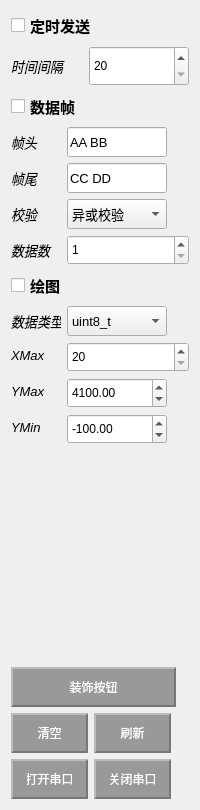
     <widget class="QWidget" name="tab_2">
      <attribute name="title">
       <string>进阶设置</string>
      </attribute>
      <layout class="QGridLayout" name="gridLayout">
       <item row="0" column="0">
        <layout class="QVBoxLayout" name="verticalLayout_3">
         <item>
          <widget class="QCheckBox" name="TimeSendMode">
           <property name="font">
            <font>
             <pointsize>11</pointsize>
             <bold>true</bold>
            </font>
           </property>
           <property name="text">
            <string>定时发送</string>
           </property>
          </widget>
         </item>
         <item>
          <layout class="QHBoxLayout" name="horizontalLayout_4">
           <item>
            <widget class="QLabel" name="label_9">
             <property name="font">
              <font>
               <pointsize>10</pointsize>
               <italic>true</italic>
              </font>
             </property>
             <property name="text">
              <string>时间间隔</string>
             </property>
            </widget>
           </item>
           <item>
            <widget class="QSpinBox" name="IntervalTimeCount">
             <property name="minimumSize">
              <size>
               <width>100</width>
               <height>40</height>
              </size>
             </property>
             <property name="maximumSize">
              <size>
               <width>16777215</width>
               <height>40</height>
              </size>
             </property>
             <property name="minimum">
              <number>20</number>
             </property>
             <property name="maximum">
              <number>999999999</number>
             </property>
            </widget>
           </item>
          </layout>
         </item>
        </layout>
       </item>
       <item row="1" column="0">
        <layout class="QVBoxLayout" name="verticalLayout_4">
         <item>
          <widget class="QCheckBox" name="DataFrameMode">
           <property name="font">
            <font>
             <pointsize>11</pointsize>
             <bold>true</bold>
            </font>
           </property>
           <property name="text">
            <string>数据帧</string>
           </property>
          </widget>
         </item>
         <item>
          <layout class="QFormLayout" name="formLayout_4">
           <item row="0" column="0">
            <widget class="QLabel" name="label_10">
             <property name="minimumSize">
              <size>
               <width>50</width>
               <height>30</height>
              </size>
             </property>
             <property name="maximumSize">
              <size>
               <width>50</width>
               <height>30</height>
              </size>
             </property>
             <property name="font">
              <font>
               <pointsize>10</pointsize>
               <italic>true</italic>
               <bold>false</bold>
              </font>
             </property>
             <property name="text">
              <string>帧头</string>
             </property>
            </widget>
           </item>
           <item row="0" column="1">
            <widget class="QLineEdit" name="dataHeadEdit">
             <property name="minimumSize">
              <size>
               <width>100</width>
               <height>30</height>
              </size>
             </property>
             <property name="maximumSize">
              <size>
               <width>100</width>
               <height>30</height>
              </size>
             </property>
             <property name="font">
              <font>
               <pointsize>10</pointsize>
               <bold>false</bold>
              </font>
             </property>
             <property name="text">
              <string>AA BB</string>
             </property>
            </widget>
           </item>
           <item row="1" column="0">
            <widget class="QLabel" name="label_11">
             <property name="minimumSize">
              <size>
               <width>50</width>
               <height>30</height>
              </size>
             </property>
             <property name="maximumSize">
              <size>
               <width>50</width>
               <height>30</height>
              </size>
             </property>
             <property name="font">
              <font>
               <pointsize>10</pointsize>
               <italic>true</italic>
               <bold>false</bold>
              </font>
             </property>
             <property name="text">
              <string>帧尾</string>
             </property>
            </widget>
           </item>
           <item row="1" column="1">
            <widget class="QLineEdit" name="dataTailEdit">
             <property name="minimumSize">
              <size>
               <width>100</width>
               <height>30</height>
              </size>
             </property>
             <property name="maximumSize">
              <size>
               <width>100</width>
               <height>30</height>
              </size>
             </property>
             <property name="font">
              <font>
               <pointsize>10</pointsize>
               <bold>false</bold>
              </font>
             </property>
             <property name="text">
              <string>CC DD</string>
             </property>
            </widget>
           </item>
           <item row="2" column="0">
            <widget class="QLabel" name="label_12">
             <property name="minimumSize">
              <size>
               <width>50</width>
               <height>30</height>
              </size>
             </property>
             <property name="maximumSize">
              <size>
               <width>50</width>
               <height>30</height>
              </size>
             </property>
             <property name="font">
              <font>
               <pointsize>10</pointsize>
               <italic>true</italic>
               <bold>false</bold>
              </font>
             </property>
             <property name="text">
              <string>校验</string>
             </property>
            </widget>
           </item>
           <item row="2" column="1">
            <widget class="QComboBox" name="dataCheckCb">
             <property name="minimumSize">
              <size>
               <width>100</width>
               <height>30</height>
              </size>
             </property>
             <property name="maximumSize">
              <size>
               <width>100</width>
               <height>30</height>
              </size>
             </property>
             <property name="font">
              <font>
               <pointsize>10</pointsize>
               <bold>false</bold>
              </font>
             </property>
             <item>
              <property name="text">
               <string>异或校验</string>
              </property>
             </item>
             <item>
              <property name="text">
               <string>和校验</string>
              </property>
             </item>
            </widget>
           </item>
           <item row="3" column="0">
            <widget class="QLabel" name="label_13">
             <property name="font">
              <font>
               <pointsize>10</pointsize>
               <italic>true</italic>
              </font>
             </property>
             <property name="text">
              <string>数据数</string>
             </property>
            </widget>
           </item>
           <item row="3" column="1">
            <widget class="QSpinBox" name="dataCount">
             <property name="minimumSize">
              <size>
               <width>100</width>
               <height>30</height>
              </size>
             </property>
             <property name="maximumSize">
              <size>
               <width>16777215</width>
               <height>30</height>
              </size>
             </property>
             <property name="minimum">
              <number>1</number>
             </property>
             <property name="maximum">
              <number>100</number>
             </property>
            </widget>
           </item>
          </layout>
         </item>
        </layout>
       </item>
       <item row="2" column="0">
        <layout class="QVBoxLayout" name="verticalLayout_5">
         <item>
          <widget class="QCheckBox" name="ChartMode">
           <property name="font">
            <font>
             <pointsize>11</pointsize>
             <bold>true</bold>
            </font>
           </property>
           <property name="text">
            <string>绘图</string>
           </property>
          </widget>
         </item>
         <item>
          <layout class="QFormLayout" name="formLayout_5">
           <item row="0" column="0">
            <widget class="QLabel" name="label_14">
             <property name="minimumSize">
              <size>
               <width>50</width>
               <height>30</height>
              </size>
             </property>
             <property name="maximumSize">
              <size>
               <width>50</width>
               <height>30</height>
              </size>
             </property>
             <property name="font">
              <font>
               <pointsize>10</pointsize>
               <italic>true</italic>
               <bold>false</bold>
              </font>
             </property>
             <property name="text">
              <string>数据类型</string>
             </property>
            </widget>
           </item>
           <item row="0" column="1">
            <widget class="QComboBox" name="dataTypeCb">
             <property name="minimumSize">
              <size>
               <width>100</width>
               <height>30</height>
              </size>
             </property>
             <property name="maximumSize">
              <size>
               <width>100</width>
               <height>30</height>
              </size>
             </property>
             <property name="font">
              <font>
               <pointsize>10</pointsize>
               <bold>false</bold>
              </font>
             </property>
             <item>
              <property name="text">
               <string>uint8_t</string>
              </property>
             </item>
             <item>
              <property name="text">
               <string>uint16_t</string>
              </property>
             </item>
             <item>
              <property name="text">
               <string>uint_32_t</string>
              </property>
             </item>
             <item>
              <property name="text">
               <string>int</string>
              </property>
             </item>
             <item>
              <property name="text">
               <string>float</string>
              </property>
             </item>
             <item>
              <property name="text">
               <string>double</string>
              </property>
             </item>
            </widget>
           </item>
           <item row="1" column="0">
            <widget class="QLabel" name="label_15">
             <property name="font">
              <font>
               <pointsize>10</pointsize>
               <italic>true</italic>
              </font>
             </property>
             <property name="text">
              <string>XMax</string>
             </property>
            </widget>
           </item>
           <item row="1" column="1">
            <widget class="QSpinBox" name="XmaxCount">
             <property name="minimumSize">
              <size>
               <width>100</width>
               <height>30</height>
              </size>
             </property>
             <property name="maximumSize">
              <size>
               <width>16777215</width>
               <height>30</height>
              </size>
             </property>
             <property name="minimum">
              <number>20</number>
             </property>
             <property name="maximum">
              <number>999999999</number>
             </property>
            </widget>
           </item>
           <item row="2" column="0">
            <widget class="QLabel" name="label_16">
             <property name="font">
              <font>
               <pointsize>10</pointsize>
               <italic>true</italic>
              </font>
             </property>
             <property name="text">
              <string>YMax</string>
             </property>
            </widget>
           </item>
           <item row="2" column="1">
            <widget class="QDoubleSpinBox" name="YmaxCount">
             <property name="minimumSize">
              <size>
               <width>100</width>
               <height>30</height>
              </size>
             </property>
             <property name="maximumSize">
              <size>
               <width>100</width>
               <height>30</height>
              </size>
             </property>
             <property name="minimum">
              <double>-1000000000000.000000000000000</double>
             </property>
             <property name="maximum">
              <double>1000000000000.000000000000000</double>
             </property>
             <property name="value">
              <double>4100.000000000000000</double>
             </property>
            </widget>
           </item>
           <item row="3" column="0">
            <widget class="QLabel" name="label_17">
             <property name="font">
              <font>
               <pointsize>10</pointsize>
               <italic>true</italic>
              </font>
             </property>
             <property name="text">
              <string>YMin</string>
             </property>
            </widget>
           </item>
           <item row="3" column="1">
            <widget class="QDoubleSpinBox" name="YminCount">
             <property name="minimumSize">
              <size>
               <width>100</width>
               <height>30</height>
              </size>
             </property>
             <property name="maximumSize">
              <size>
               <width>100</width>
               <height>30</height>
              </size>
             </property>
             <property name="minimum">
              <double>-1000000000000.000000000000000</double>
             </property>
             <property name="maximum">
              <double>1000000000000.000000000000000</double>
             </property>
             <property name="value">
              <double>-100.000000000000000</double>
             </property>
            </widget>
           </item>
          </layout>
         </item>
        </layout>
       </item>
       <item row="3" column="0">
        <spacer name="verticalSpacer_2">
         <property name="orientation">
          <enum>Qt::Orientation::Vertical</enum>
         </property>
         <property name="sizeHint" stdset="0">
          <size>
           <width>20</width>
           <height>217</height>
          </size>
         </property>
        </spacer>
       </item>
       <item row="4" column="0">
        <layout class="QFormLayout" name="formLayout_3">
         <item row="0" column="0" colspan="2">
          <widget class="QPushButton" name="updateSetBt_1">
           <property name="minimumSize">
            <size>
             <width>160</width>
             <height>40</height>
            </size>
           </property>
           <property name="maximumSize">
            <size>
             <width>165</width>
             <height>40</height>
            </size>
           </property>
           <property name="font">
            <font>
             <pointsize>9</pointsize>
            </font>
           </property>
           <property name="styleSheet">
            <string notr="true">QPushButton {
    background-color: #999999;
    color: white;
    border: none;
    padding: 6px 14px;

    border-top: 2px solid #bbbbbb;
    border-left: 2px solid #bbbbbb;
    border-right: 2px solid #777777;
    border-bottom: 2px solid #777777;
}

QPushButton:hover {
    background-color: #aaaaaa;
}

QPushButton:pressed {
    background-color: #888888;
    border-top: 2px solid #777777;
    border-left: 2px solid #777777;
    border-right: 2px solid #bbbbbb;
    border-bottom: 2px solid #bbbbbb;
}</string>
           </property>
           <property name="text">
            <string>装饰按钮</string>
           </property>
          </widget>
         </item>
         <item row="1" column="0">
          <widget class="QPushButton" name="clearAllBt_1">
           <property name="minimumSize">
            <size>
             <width>77</width>
             <height>40</height>
            </size>
           </property>
           <property name="maximumSize">
            <size>
             <width>77</width>
             <height>40</height>
            </size>
           </property>
           <property name="font">
            <font>
             <pointsize>9</pointsize>
            </font>
           </property>
           <property name="styleSheet">
            <string notr="true">QPushButton {
    background-color: #999999;
    color: white;
    border: none;
    padding: 6px 14px;

    border-top: 2px solid #bbbbbb;
    border-left: 2px solid #bbbbbb;
    border-right: 2px solid #777777;
    border-bottom: 2px solid #777777;
}

QPushButton:hover {
    background-color: #aaaaaa;
}

QPushButton:pressed {
    background-color: #888888;
    border-top: 2px solid #777777;
    border-left: 2px solid #777777;
    border-right: 2px solid #bbbbbb;
    border-bottom: 2px solid #bbbbbb;
}</string>
           </property>
           <property name="text">
            <string>清空</string>
           </property>
          </widget>
         </item>
         <item row="1" column="1">
          <widget class="QPushButton" name="refreshBt_1">
           <property name="minimumSize">
            <size>
             <width>77</width>
             <height>40</height>
            </size>
           </property>
           <property name="maximumSize">
            <size>
             <width>77</width>
             <height>40</height>
            </size>
           </property>
           <property name="font">
            <font>
             <pointsize>9</pointsize>
            </font>
           </property>
           <property name="styleSheet">
            <string notr="true">QPushButton {
    background-color: #999999;
    color: white;
    border: none;
    padding: 6px 14px;

    border-top: 2px solid #bbbbbb;
    border-left: 2px solid #bbbbbb;
    border-right: 2px solid #777777;
    border-bottom: 2px solid #777777;
}

QPushButton:hover {
    background-color: #aaaaaa;
}

QPushButton:pressed {
    background-color: #888888;
    border-top: 2px solid #777777;
    border-left: 2px solid #777777;
    border-right: 2px solid #bbbbbb;
    border-bottom: 2px solid #bbbbbb;
}</string>
           </property>
           <property name="text">
            <string>刷新</string>
           </property>
          </widget>
         </item>
         <item row="2" column="0">
          <widget class="QPushButton" name="openBt_1">
           <property name="minimumSize">
            <size>
             <width>77</width>
             <height>40</height>
            </size>
           </property>
           <property name="maximumSize">
            <size>
             <width>77</width>
             <height>40</height>
            </size>
           </property>
           <property name="font">
            <font>
             <pointsize>9</pointsize>
            </font>
           </property>
           <property name="styleSheet">
            <string notr="true">QPushButton {
    background-color: #999999;
    color: white;
    border: none;
    padding: 6px 14px;

    border-top: 2px solid #bbbbbb;
    border-left: 2px solid #bbbbbb;
    border-right: 2px solid #777777;
    border-bottom: 2px solid #777777;
}

QPushButton:hover {
    background-color: #aaaaaa;
}

QPushButton:pressed {
    background-color: #888888;
    border-top: 2px solid #777777;
    border-left: 2px solid #777777;
    border-right: 2px solid #bbbbbb;
    border-bottom: 2px solid #bbbbbb;
}</string>
           </property>
           <property name="text">
            <string>打开串口</string>
           </property>
          </widget>
         </item>
         <item row="2" column="1">
          <widget class="QPushButton" name="closeBt_1">
           <property name="minimumSize">
            <size>
             <width>77</width>
             <height>40</height>
            </size>
           </property>
           <property name="maximumSize">
            <size>
             <width>77</width>
             <height>40</height>
            </size>
           </property>
           <property name="font">
            <font>
             <pointsize>9</pointsize>
            </font>
           </property>
           <property name="styleSheet">
            <string notr="true">QPushButton {
    background-color: #999999;
    color: white;
    border: none;
    padding: 6px 14px;

    border-top: 2px solid #bbbbbb;
    border-left: 2px solid #bbbbbb;
    border-right: 2px solid #777777;
    border-bottom: 2px solid #777777;
}

QPushButton:hover {
    background-color: #aaaaaa;
}

QPushButton:pressed {
    background-color: #888888;
    border-top: 2px solid #777777;
    border-left: 2px solid #777777;
    border-right: 2px solid #bbbbbb;
    border-bottom: 2px solid #bbbbbb;
}</string>
           </property>
           <property name="text">
            <string>关闭串口</string>
           </property>
          </widget>
         </item>
        </layout>
       </item>
      </layout>
     </widget>
